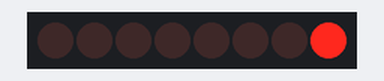
The sketch below on a simulated Arduino Uno, built with avr-gcc and run on an emulated ATmega328P. Shown: 8 shift-register outputs drawn as a row of LEDs (first output left, lit = HIGH). Wiring (inferred from the names in the program): shift register (74HC595): data pin 12; shift clock pin 9; latch pin 11. Wiring (inferred from the signals the program sends): row of LEDs: on Q0, Q1, Q2, Q3, Q4, Q5, Q6, Q7.

Above: at 0.37 s.
At 5.12 s:
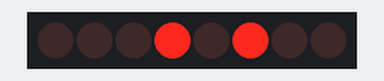
At 10.12 s:
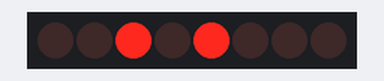
At 19.88 s:
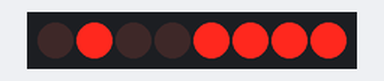
At 29.63 s:
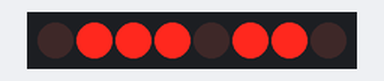
At 39.64 s:
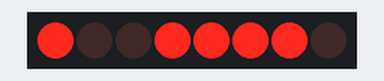
Timing chart, 0 to 40.0 s (numbered marks = the images above):
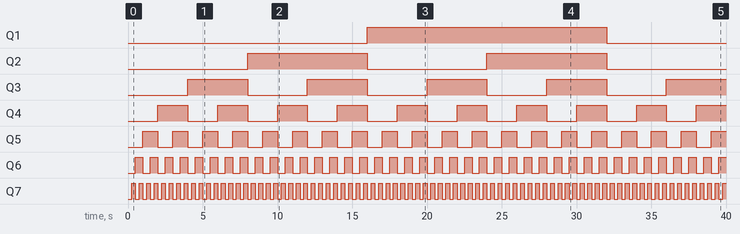

The sketch:

43-Binary-With-74HC595.ino
```cpp
/**
 * Lesson 43 - Binary With 74HC595

 Homework Check from yesterday
 */

int latchPin=11;
int clockPin=9;
int dataPin=12;
int dt=250;

byte LED1s=0b00000000;

void setup() {
  Serial.begin(9600);
  pinMode(latchPin,OUTPUT);
  pinMode(dataPin,OUTPUT);
  pinMode(clockPin,OUTPUT);
}

void loop() {
  digitalWrite(latchPin,LOW);
  shiftOut(dataPin,clockPin,LSBFIRST,LED1s);
  digitalWrite(latchPin,HIGH);
  delay(dt);

  LED1s++;

}
```

Measured:
- by itself, Q1: LOW → HIGH at 16.0 s, → LOW 16.0 s later
- by itself, Q2: alternates HIGH for 8.0 s and LOW for 8.0 s
- by itself, Q3: alternates HIGH for 4.0 s and LOW for 4.0 s
- by itself, Q4: alternates HIGH for 2.0 s and LOW for 2.0 s
- by itself, Q5: alternates HIGH for 1.0 s and LOW for 1.0 s
- by itself, Q6: alternates HIGH for 0.50 s and LOW for 0.50 s
- by itself, Q7: alternates HIGH for 0.25 s and LOW for 0.25 s
